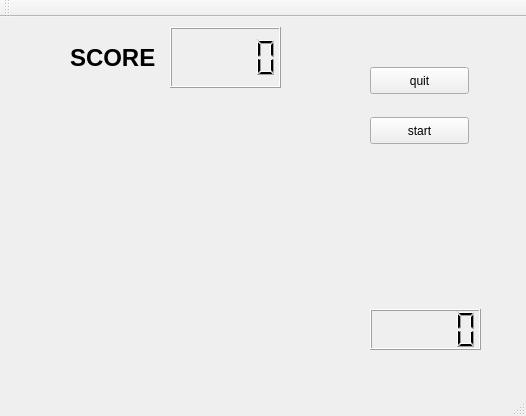
<?xml version="1.0" encoding="UTF-8"?>
<ui version="4.0">
 <class>MainWindow</class>
 <widget class="QMainWindow" name="MainWindow">
  <property name="geometry">
   <rect>
    <x>0</x>
    <y>0</y>
    <width>526</width>
    <height>416</height>
   </rect>
  </property>
  <property name="windowTitle">
   <string>MainWindow</string>
  </property>
  <widget class="QWidget" name="centralWidget">
   <widget class="QLabel" name="label">
    <property name="geometry">
     <rect>
      <x>-10</x>
      <y>-10</y>
      <width>581</width>
      <height>401</height>
     </rect>
    </property>
    <property name="text">
     <string/>
    </property>
    <property name="pixmap">
     <pixmap resource="pic.qrc">:/pics1/img/front.png</pixmap>
    </property>
   </widget>
   <widget class="QPushButton" name="pushButton">
    <property name="geometry">
     <rect>
      <x>370</x>
      <y>50</y>
      <width>99</width>
      <height>27</height>
     </rect>
    </property>
    <property name="text">
     <string>quit</string>
    </property>
   </widget>
   <widget class="QPushButton" name="pushButton_2">
    <property name="geometry">
     <rect>
      <x>370</x>
      <y>100</y>
      <width>99</width>
      <height>27</height>
     </rect>
    </property>
    <property name="text">
     <string>start</string>
    </property>
   </widget>
   <widget class="QLabel" name="label_2">
    <property name="geometry">
     <rect>
      <x>0</x>
      <y>-20</y>
      <width>551</width>
      <height>411</height>
     </rect>
    </property>
    <property name="text">
     <string/>
    </property>
    <property name="pixmap">
     <pixmap resource="pic.qrc">:/pics2/img/newbg.jpeg</pixmap>
    </property>
   </widget>
   <widget class="QLCDNumber" name="lcdNumber">
    <property name="geometry">
     <rect>
      <x>370</x>
      <y>292</y>
      <width>111</width>
      <height>41</height>
     </rect>
    </property>
   </widget>
   <widget class="QLabel" name="blue">
    <property name="geometry">
     <rect>
      <x>440</x>
      <y>100</y>
      <width>71</width>
      <height>71</height>
     </rect>
    </property>
    <property name="text">
     <string/>
    </property>
    <property name="pixmap">
     <pixmap resource="pic.qrc">:/pics1/img/blue.png</pixmap>
    </property>
   </widget>
   <widget class="QLabel" name="blue_2">
    <property name="geometry">
     <rect>
      <x>270</x>
      <y>256</y>
      <width>67</width>
      <height>61</height>
     </rect>
    </property>
    <property name="text">
     <string/>
    </property>
    <property name="pixmap">
     <pixmap resource="pic.qrc">:/pics1/img/blue.png</pixmap>
    </property>
   </widget>
   <widget class="QLabel" name="blue_3">
    <property name="geometry">
     <rect>
      <x>180</x>
      <y>260</y>
      <width>61</width>
      <height>61</height>
     </rect>
    </property>
    <property name="text">
     <string/>
    </property>
    <property name="pixmap">
     <pixmap resource="pic.qrc">:/pics1/img/blue.png</pixmap>
    </property>
   </widget>
   <widget class="QLabel" name="red">
    <property name="geometry">
     <rect>
      <x>70</x>
      <y>260</y>
      <width>61</width>
      <height>61</height>
     </rect>
    </property>
    <property name="text">
     <string/>
    </property>
    <property name="pixmap">
     <pixmap resource="pic.qrc">:/pics1/img/red.png</pixmap>
    </property>
   </widget>
   <widget class="QLabel" name="red_2">
    <property name="geometry">
     <rect>
      <x>150</x>
      <y>270</y>
      <width>67</width>
      <height>51</height>
     </rect>
    </property>
    <property name="text">
     <string/>
    </property>
    <property name="pixmap">
     <pixmap resource="pic.qrc">:/pics1/img/red.png</pixmap>
    </property>
   </widget>
   <widget class="QLabel" name="red_3">
    <property name="geometry">
     <rect>
      <x>250</x>
      <y>266</y>
      <width>67</width>
      <height>51</height>
     </rect>
    </property>
    <property name="text">
     <string/>
    </property>
    <property name="pixmap">
     <pixmap resource="pic.qrc">:/pics1/img/red.png</pixmap>
    </property>
   </widget>
   <widget class="QLCDNumber" name="record">
    <property name="geometry">
     <rect>
      <x>170</x>
      <y>10</y>
      <width>111</width>
      <height>61</height>
     </rect>
    </property>
   </widget>
   <widget class="QLabel" name="label_3">
    <property name="geometry">
     <rect>
      <x>70</x>
      <y>20</y>
      <width>101</width>
      <height>41</height>
     </rect>
    </property>
    <property name="font">
     <font>
      <pointsize>18</pointsize>
      <weight>75</weight>
      <bold>true</bold>
     </font>
    </property>
    <property name="text">
     <string>SCORE</string>
    </property>
    <property name="margin">
     <number>10</number>
    </property>
   </widget>
   <zorder>label</zorder>
   <zorder>pushButton</zorder>
   <zorder>pushButton_2</zorder>
   <zorder>label_2</zorder>
   <zorder>lcdNumber</zorder>
   <zorder>red</zorder>
   <zorder>red_2</zorder>
   <zorder>red_3</zorder>
   <zorder>blue</zorder>
   <zorder>blue_2</zorder>
   <zorder>blue_3</zorder>
   <zorder>record</zorder>
   <zorder>label_3</zorder>
  </widget>
  <widget class="QMenuBar" name="menuBar">
   <property name="geometry">
    <rect>
     <x>0</x>
     <y>0</y>
     <width>526</width>
     <height>28</height>
    </rect>
   </property>
  </widget>
  <widget class="QToolBar" name="mainToolBar">
   <attribute name="toolBarArea">
    <enum>TopToolBarArea</enum>
   </attribute>
   <attribute name="toolBarBreak">
    <bool>false</bool>
   </attribute>
  </widget>
  <widget class="QStatusBar" name="statusBar"/>
 </widget>
 <layoutdefault spacing="6" margin="11"/>
 <resources>
  <include location="pic.qrc"/>
 </resources>
 <connections/>
</ui>
